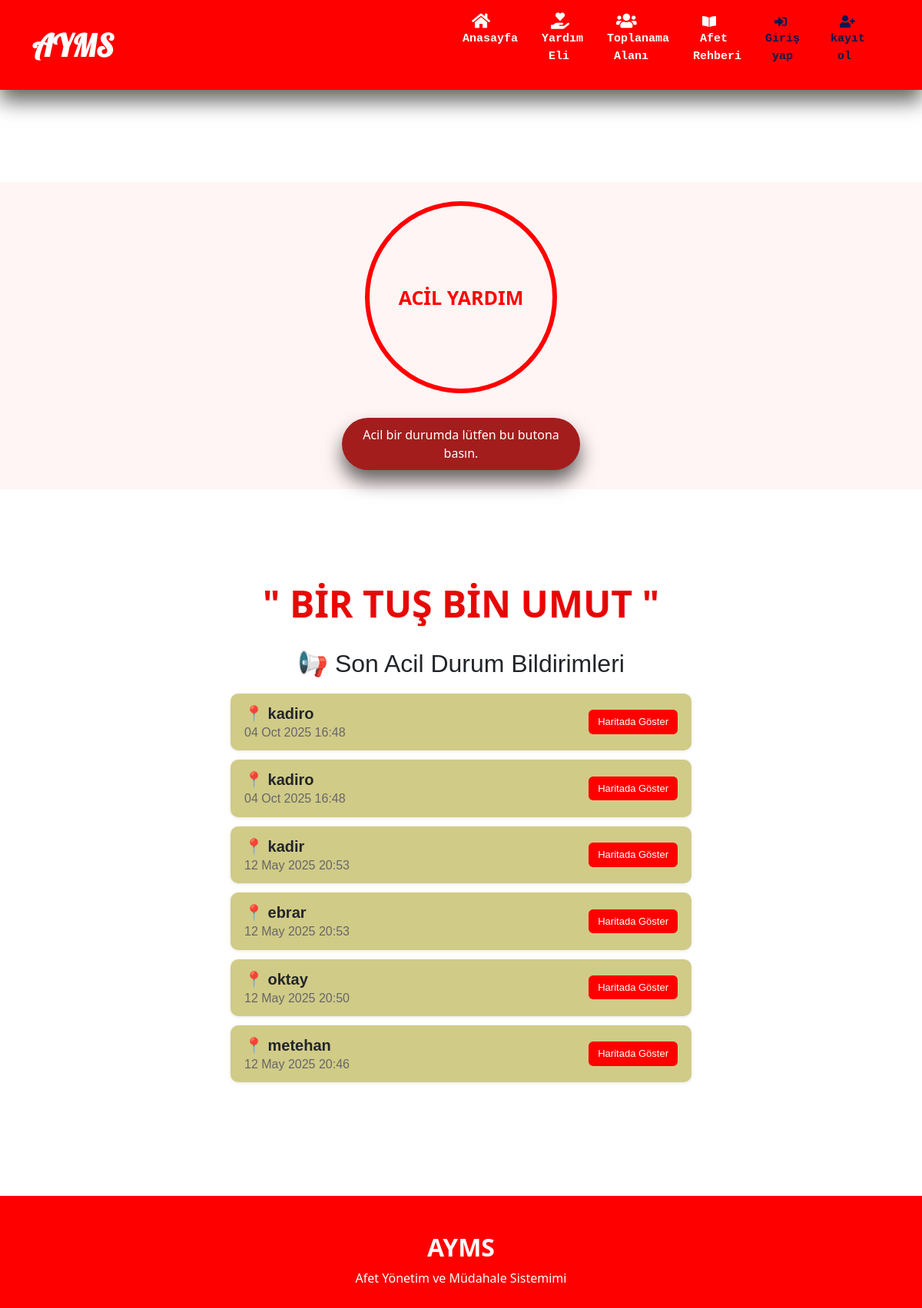
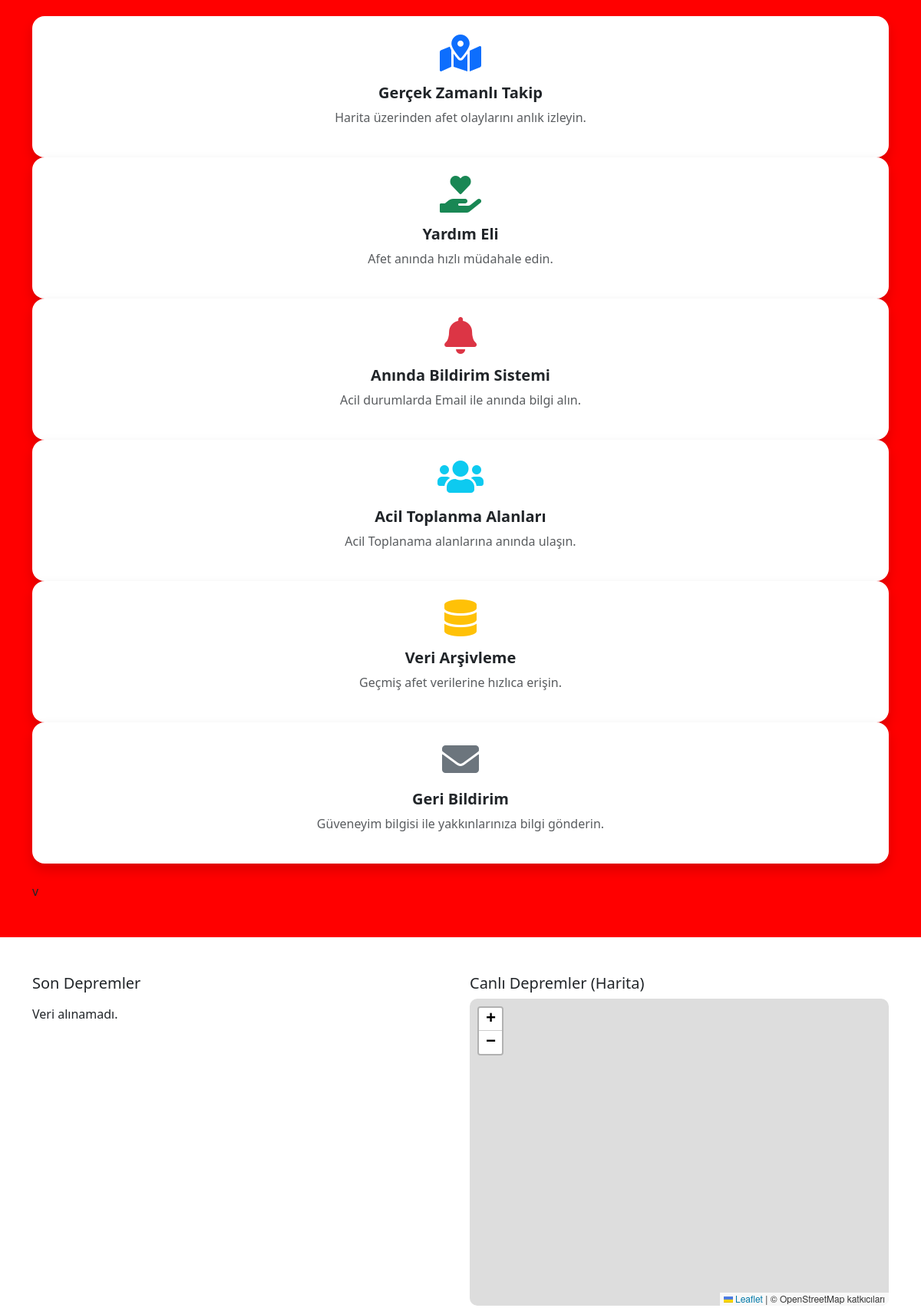
The page / (upper part) on the database its author committed (2 pictures, top to bottom).
### pages/models.py (models this page shows, shortened)
class EmergencyAlert(models.Model):
    user = models.ForeignKey(User, on_delete=models.CASCADE,null=True, blank=True)
    address = models.TextField(null=True,blank=True)
    latitude = models.FloatField(null=True, blank=True)
    longitude = models.FloatField(null=True, blank=True)
    timestamp = models.DateTimeField(default=timezone.now)

### pages/views.py (the view)
# urls.py: path('', views.index, name='index'),
def index(request):
    url = "https://api.orhanaydogdu.com.tr/deprem/kandilli/live"
    earthquakes = []
    try:
        response = requests.get(url, timeout=8)
        response.raise_for_status()
        data = response.json()
        for item in data.get("result", []):
            try:
                coordinates = item.get("geojson", {}).get("coordinates", [0, 0])
                earthquakes.append({
                    "title": item.get("title", "Bilinmeyen"),
                    "mag": item.get("mag", 0),
                    "date": item.get("date", "Bilinmiyor"),
                    "lat": float(coordinates[1]),
                    "lng": float(coordinates[0]),
                })
            except (TypeError, ValueError, IndexError) as e:
                print("Veri hatası:", e)
    except requests.RequestException as e:
        print("Deprem verisi alınamadı:", e)
    alerts = EmergencyAlert.objects.select_related('user').order_by('-timestamp')[:10]
    return render(request, "pages/index.html", {
        "earthquakes": earthquakes,
        "alerts": alerts
    })

### pages/templates/pages/index.html (shortened to what this page needs)
{% extends "layout.html" %} {% load static %} {% block css_style %}
<link rel="stylesheet" href="{% static 'pages/css/styles.css' %}" />
<link
  rel="stylesheet"
  href="https://unpkg.com/leaflet@1.9.4/dist/leaflet.css"
/>
<link
  rel="stylesheet"
  href="https://cdn.jsdelivr.net/npm/bootstrap-icons@1.10.5/font/bootstrap-icons.css"
/>
<link
  rel="stylesheet"
  href="https://unpkg.com/swiper@9/swiper-bundle.min.css"
/>
{% endblock %} {% block title %}Anasayfa{% endblock %}
{% block content %}
<br><br><br><br><br>
<section class="emergency-button-wrapper text-center ">
  <div class="d-flex flex-wrap justify-content-center align-items-center gap-5">
    <div class="d-flex flex-column align-items-center">
      <button class="emergency-button" onclick="sendEmergencyAlert()"  data-user-id="{{ user.id }}">
        ACİL YARDIM
      </button>
      <br />
      <div class="emergency-button-text mt-2">
        Acil bir durumda lütfen bu butona basın.
      </div>
    </div>
  </div>
</section >
<br><br><br><br><br>
<section id="acil-bildirim">
<h2
  class="text-center fw-bold display-5"
  style="
    color: transparent;
    background-image: linear-gradient(to right,rgb(253, 17, 13),rgb(255, 0, 0));
    -webkit-background-clip: text;
    background-clip: text;
    font-family: 'Segoe UI', sans-serif;
    text-shadow: 1px 1px 2px rgba(0,0,0,0.1);
    margin-bottom: 30px;
  "
>
</h2>
<h2 style="text-align: center; font-family: Arial, sans-serif; margin-bottom: 20px;">
  📢 Son Acil Durum Bildirimleri
</h2>
<ul style="list-style: none; padding: 0; display: flex; flex-direction: column; align-items: center;">
  {% for alert in alerts %}
    <li style="
      width: 90%;
      max-width: 600px;
      background-color:rgb(209, 203, 136);
      margin-bottom: 12px;
      padding: 12px 18px;
      border-radius: 10px;
      box-shadow: 0 1px 4px rgba(0,0,0,0.1);
      display: flex;
      justify-content: space-between;
      align-items: center;
      font-family: Arial, sans-serif;
    ">
      <div style="line-height: 1.4;">
        <strong style="font-size: 20px;">📍 {{ alert.user.username }}</strong><br>
        <span style="color: #666; font-size: 16px;">
          {{ alert.timestamp|date:"d M Y H:i" }}
        </span><br>
      </div>
      <a
        href="https://www.google.com/maps?q={{ alert.latitude }},{{ alert.longitude }}"
        target="_blank"
        style="
          background-color:rgb(255, 0, 0);
          color: white;
          padding: 6px 12px;
          border-radius: 6px;
          text-decoration: none;
          font-size: 13px;
          font-weight: 500;
          margin-left: 10px;
          white-space: nowrap;
        "
      >
        Haritada Göster
      </a>
    </li>
  {% empty %}
    <li style="text-align: center;">Henüz acil durum bildirimi yok.</li>
  {% endfor %}
</ul>
</section>
<br><br><br><br><br>
<section id="features" class="py-5 m-10 "style="
            background-color:red;" >
  <div class="container">
    <div class="text-center mb-5">
      <h2 class="fw-bold  "style="color:rgb(255, 255, 255);" >AYMS</h2>
      <p class=""style="color:rgb(255, 255, 255); ">
        Afet Yönetim ve Müdahale Sistemimi
      </p>
    </div>
    <div class="swiper mySwiper">
      <div class="swiper-wrapper">
        <div class="swiper-slide">
          <div class="card h-100 border-0 shadow rounded-4 text-center p-4">
            <i class="fas fa-map-marked-alt fa-3x text-primary mb-3"></i>
            <h5 class="fw-semibold">Gerçek Zamanlı Takip</h5>
            <p class="text-muted">
              Harita üzerinden afet olaylarını anlık izleyin.
            </p>
          </div>
        </div>
        <div class="swiper-slide">
          <div class="card h-100 border-0 shadow rounded-4 text-center p-4">
            <i class="fas fa-hand-holding-heart fa-3x text-success mb-3"></i>
            <h5 class="fw-semibold">Yardım Eli</h5>
            <p class="text-muted">Afet anında hızlı müdahale edin.</p>
          </div>
        </div>
        <div class="swiper-slide">
          <div class="card h-100 border-0 shadow rounded-4 text-center p-4">
            <i class="fas fa-bell fa-3x text-danger mb-3"></i>
            <h5 class="fw-semibold">Anında Bildirim Sistemi</h5>
            <p class="text-muted">
              Acil durumlarda Email ile anında bilgi alın.
            </p>
          </div>
        </div>
        <div class="swiper-slide">
          <div class="card h-100 border-0 shadow rounded-4 text-center p-4">
            <i class="fas fa-users fa-3x text-info mb-3"></i>
            <h5 class="fw-semibold">Acil Toplanma Alanları</h5>
            <p class="text-muted">
              Acil Toplanama alanlarına anında ulaşın.
            </p>
          </div>
        </div>
        <div class="swiper-slide">
          <div class="card h-100 border-0 shadow rounded-4 text-center p-4">
            <i class="fas fa-database fa-3x text-warning mb-3"></i>
            <h5 class="fw-semibold">Veri Arşivleme</h5>
            <p class="text-muted">Geçmiş afet verilerine hızlıca erişin.</p>
          </div>
        </div>
        <div class="swiper-slide">
          <div class="card h-100 border-0 shadow rounded-4 text-center p-4">
            <i class="fas fa-envelope fa-3x text-secondary mb-3"></i>
            <h5 class="fw-semibold">Geri Bildirim</h5>
            <p class="text-muted">
              Güveneyim bilgisi ile yakkınlarınıza bilgi gönderin.
            </p>
          </div>
        </div>
      </div>
    </div>
  </di>v
</section>
<section class="py-5">
  <div class="container">
    <div class="row">
      <div class="col-md-6">
        <h5>Son Depremler</h5>
        <ul class="list-group" style="max-height: 400px; overflow-y: auto">
          {% for quake in earthquakes %}
          <li class="list-group-item">
            <strong>{{ quake.title }}</strong><br />
            Şiddet: {{ quake.mag }}<br />
            Zaman: {{ quake.date }}<br />
            <button
              class="btn btn-primary show-on-map"
              data-lat="{{ quake.lat }}"
              data-lng="{{ quake.lng }}"
            >
              Haritada Göster
            </button>
          </li>
          {% empty %}
          <li class="list-group-item">Veri alınamadı.</li>
          {% endfor %}
        </ul>
      </div>
      <div class="col-md-6">
        <h5>Canlı Depremler (Harita)</h5>
        <div
          id="live-earthquake-map"
          style="height: 400px; border-radius: 10px"
        ></div>
      </div>
    </div>
  </div>
</section>
{% endblock content %}

### pages/static/pages/css/styles.css (style rules this page uses)
.emergency-button-wrapper { display: flex; flex-direction: column; justify-content: center; align-items: center; height: 400px; background-color: #fff5f5; text-align: center; }
.emergency-button { cursor: pointer; position: relative; width: 250px; height: 250px; font-size: 25px; color: red; border: 6px solid red; border-radius: 50%; background-color: transparent; font-weight: bold; transition: all 0.5s cubic-bezier(0.23, 1, 0.32, 1); overflow: hidden; text-align: center; line-height: 1.4; display: flex; align-items: center; justify-content: center; padding: 20px; box-sizing: border-box; }
.emergency-button::before { content: ""; position: absolute; inset: 0; margin: auto; width: 60px; height: 60px; border-radius: inherit; scale: 0; z-index: -1; background-color: red; transition: all 0.8s cubic-bezier(0.23, 1, 0.32, 1); }
.emergency-button-text { margin-top: 20px; padding: 10px 20px; border-radius: 50px; background-color: #a31d1d; color: #fff; font-weight: 500; text-align: center; box-shadow: 0 15px 25px rgba(0, 0, 0, 0.6); max-width: 90%; }
.list-group-item { background-color: transparent; border: none; padding-left: 0; }

### rows shown on the page
EmergencyAlert: user.username "kadiro", timestamp "04 Oct 2025 16:48"
EmergencyAlert: user.username "kadiro", timestamp "04 Oct 2025 16:48"
EmergencyAlert: user.username "kadir", timestamp "12 May 2025 20:53"
EmergencyAlert: user.username "ebrar", timestamp "12 May 2025 20:53"
EmergencyAlert: user.username "oktay", timestamp "12 May 2025 20:50"
EmergencyAlert: user.username "metehan", timestamp "12 May 2025 20:46"
